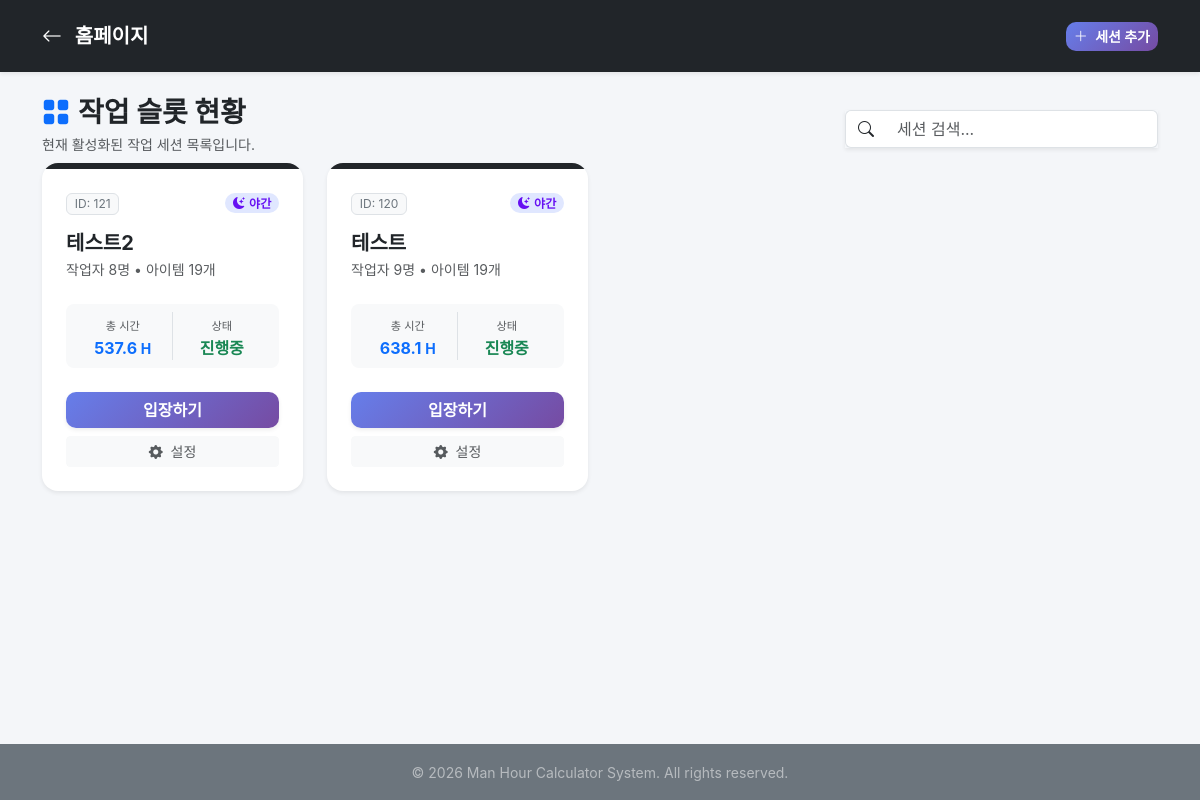
Page /sessions/ (signed in) on the earlier database version.
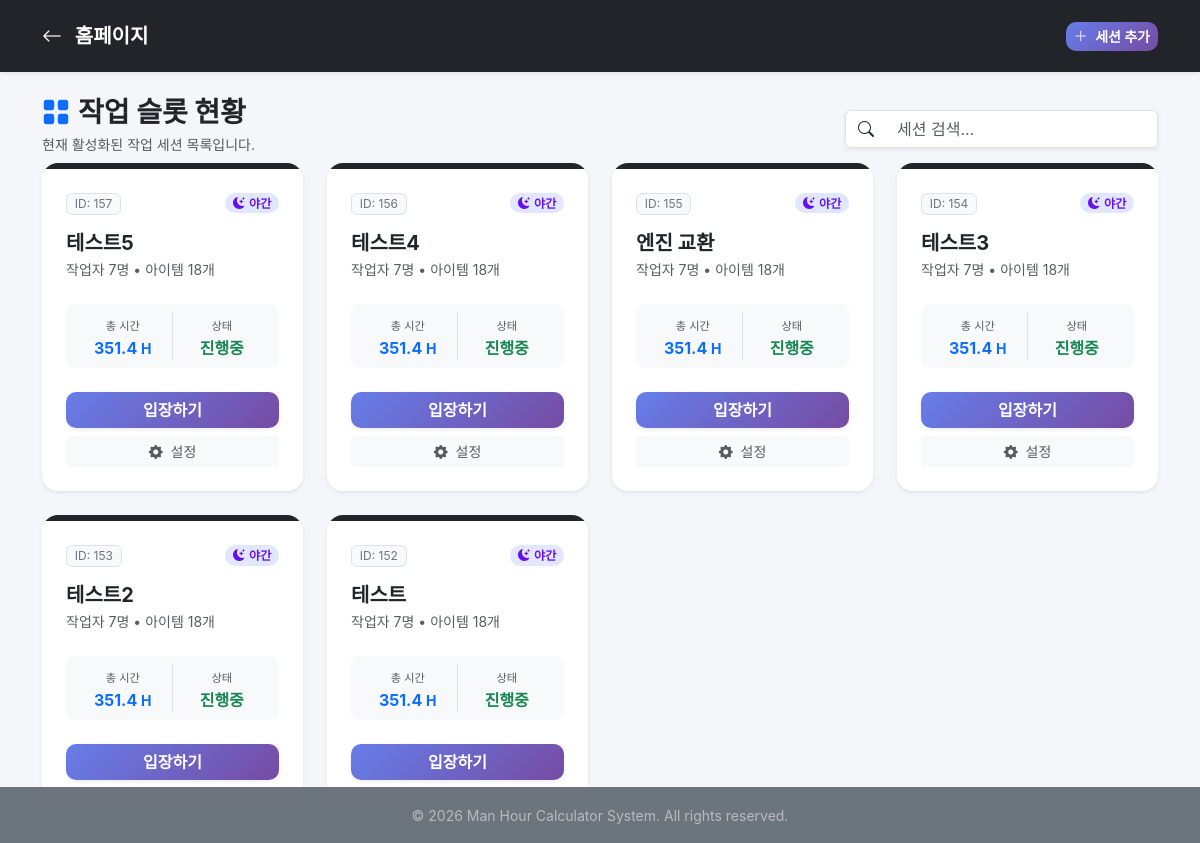
Same page on the later database version.
### manning/models.py (models this page shows, shortened)
class WorkSession(models.Model):
    SHIFT_DAY = "DAY"
    SHIFT_NIGHT = "NIGHT"
    SHIFT_CHOICES = [
        (SHIFT_DAY, "주간 (08:00 ~ 20:00)"),
        (SHIFT_NIGHT, "야간 (20:00 ~ 익일 08:00)"),
    ]
    name = models.CharField(max_length=100, verbose_name="세션 이름")
    created_at = models.DateTimeField(auto_now_add=True)
    is_active = models.BooleanField(default=True)
    shift_type = models.CharField(
        max_length=10,
        choices=SHIFT_CHOICES,
        default=SHIFT_DAY,
        verbose_name="근무 형태",
    )

### manning/views.py (the view)
# urls.py: path("sessions/", views.SessionListView.as_view(), name="session_list"),
class SessionListView(SimpleLoginRequiredMixin, ListView):
    model = WorkSession
    template_name = "manning/session_list.html"
    context_object_name = "active_sessions"
    def get_queryset(self):
        return (
            WorkSession.objects.filter(is_active=True)
            .annotate(
                worker_count=Count("worker", distinct=True),
                item_count=Count(
                    "workitem", filter=~Q(workitem__work_order="간비"), distinct=True
                ),
                total_mh=Coalesce(
                    Sum("workitem__work_mh", filter=~Q(workitem__work_order="간비")),
                    0.0,
                    output_field=FloatField(),
                ),
            )
            .order_by("-created_at")
        )
    def get_context_data(self, **kwargs):
        context = super().get_context_data(**kwargs)
        context["active_count"] = self.object_list.count()
        return context

### manning/views.py (called while the page is built)
    def dispatch(self, request, *args, **kwargs):
        if not request.session.get("is_authenticated"):
            return redirect("login")
        return super().dispatch(request, *args, **kwargs)

### manning/templates/manning/session_list.html (shortened to what this page needs)
{% extends 'manning/base/base.html' %}
{% load static %}
{% block navbar %}
<nav class="navbar navbar-expand-lg navbar-dark bg-dark sticky-top shadow-sm py-3 mb-4">
    <div class="container">
        <a class="navbar-brand fw-bold" href="{% url 'index' %}">
            <i class="bi bi-arrow-left me-2"></i> 홈페이지
        </a>
        <a href="{% url 'create_session' %}" class="btn btn-primary btn-sm fw-bold">
            <i class="bi bi-plus-lg me-1"></i> 세션 추가
        </a>
    </div>
</nav>
{% endblock navbar %}
{% block content %}
<div class="d-flex flex-column flex-md-row justify-content-between align-items-md-center gap-3">
    <div>
        <h3 class="fw-bold mb-1 text-dark"><i class="bi bi-grid-fill me-2 text-primary"></i>작업 슬롯 현황</h3>
        <p class="text-muted mb-2 small">현재 활성화된 작업 세션 목록입니다.</p>
    </div>
    <div class="d-flex gap-2">
        <div class="input-group shadow-sm">
            <span class="input-group-text bg-white border-end-0"><i class="bi bi-search"></i></span>
            <input type="text" class="form-control border-start-0" placeholder="세션 검색..." id="sessionSearch">
        </div>
    </div>
</div>
<div class="row g-4" id="sessionsGrid" data-aos="fade-up">
    {% for session in active_sessions %}
    <div class="col-12 col-md-6 col-lg-3 session-col">
        <div class="card h-100 border-0 shadow-sm card-hover">
            <div class="h-1 w-100 {% if session.shift_type == 'NIGHT' %}bg-dark{% else %}bg-warning{% endif %}" style="height: 6px;"></div>
            <div class="card-body p-4 d-flex flex-column">
                <div class="d-flex justify-content-between align-items-start mb-3">
                    <span class="badge bg-light text-secondary border fw-normal">ID: {{ session.id }}</span>
                    {% if session.shift_type == 'NIGHT' %}
                        <span class="badge bg-soft-indigo text-indigo rounded-pill"><i class="bi bi-moon-stars-fill me-1"></i>야간</span>
                    {% else %}
                        <span class="badge bg-soft-warning text-warning rounded-pill"><i class="bi bi-sun-fill me-1"></i>주간</span>
                    {% endif %}
                </div>
                <h5 class="card-title fw-bold mb-1 text-truncate">{{ session.name }}</h5>
                <p class="text-muted small mb-4">작업자 {{ session.worker_count }}명 • 아이템 {{ session.item_count }}개</p>
                <div class="d-flex justify-content-between bg-light p-2 rounded-3 mb-4">
                    <div class="text-center w-50 border-end">
                        <small class="text-muted" style="font-size: 0.7rem;">총 시간</small>
                        <div class="fw-bold text-primary">{{ session.total_mh|floatformat:1 }} <span class="small">H</span></div>
                    </div>
                    <div class="text-center w-50">
                        <small class="text-muted" style="font-size: 0.7rem;">상태</small>
                        <div class="fw-bold text-success">진행중</div>
                    </div>
                </div>
                <div class="mt-auto d-grid gap-2">
                    <a href="{% url 'result_view' session.id %}" class="btn btn-primary fw-bold shadow-sm">
                        입장하기
                    </a>
                    <a href="{% url 'edit_session' session.id %}" class="btn btn-light text-muted btn-sm">
                        <i class="bi bi-gear-fill me-1"></i> 설정
                    </a>
                </div>
            </div>
        </div>
    </div>
    {% endfor %}
</div>
{% endblock content %}

### manning/templates/manning/base/base.html (shortened to what this page needs)
{% load static %}
<!doctype html>
<html lang="ko">
    <head>
        <link
            rel="stylesheet"
            as="style"
            crossorigin
            href="https://cdn.jsdelivr.net/gh/orioncactus/pretendard@v1.3.8/dist/web/static/pretendard.css"
        />
        <link
            href="https://cdn.jsdelivr.net/npm/bootstrap@5.3.0/dist/css/bootstrap.min.css"
            rel="stylesheet"
        />
        <link
            rel="stylesheet"
            href="https://cdn.jsdelivr.net/npm/bootstrap-icons@1.10.5/font/bootstrap-icons.css"
        />
        <link
            href="https://unpkg.com/aos@2.3.1/dist/aos.css"
            rel="stylesheet"
        />
        <link rel="stylesheet" href="{% static 'css/base.css' %}" />
    </head>
    <body>
        {% block navbar %}{% endblock navbar %}
        <div class="container justify-content-center align-items-center">
            {% block content %} {% block video %}{% endblock video %} {% endblock content %}
        </div>
        {% block footer %}
        <footer
            class="text-center text-white py-3 mt-4 bg-secondary fixed-bottom"
        >
            <small class="opacity-50">
                &copy; 2026 Man Hour Calculator System. All rights reserved.
            </small>
        </footer>
        {% endblock footer %}
    </body>
</html>

### static/css/base.css (style rules this page uses)
body { font-family: "Pretendard", -apple-system, BlinkMacSystemFont, system-ui, Roboto, "Helvetica Neue", "Segoe UI", "Apple SD Gothic Neo", "Noto Sans KR", "Malgun Gothic", "Apple Color Emoji", "Segoe UI Emoji", "Segoe UI Symbol", sans-serif; background-color: #f4f6f9; color: #495057; padding-bottom: 60px; margin: 0; padding: 0; }
.card { border: none; border-radius: 16px; background: #ffffff; box-shadow: 0 4px 20px rgba(0, 0, 0, 0.03); transition: transform 0.3s ease, box-shadow 0.3s ease; overflow: hidden; }
.btn-primary { background: linear-gradient(135deg, #667eea 0%, #764ba2 100%); border: none; border-radius: 10px; font-weight: 600; color: #ffffff; transition: all 0.2s ease; }
.bg-soft-indigo { background-color: rgba(102, 16, 242, 0.1); color: #6610f2; }
.text-indigo { color: #6610f2 !important; }

### manning/templates/manning/session_list.html (style rules this page uses)
.bg-soft-indigo { background-color: #e0e7ff; }
.text-indigo { color: #4338ca; }

Differences in the rows shown:
no longer on this page (row edited): WorkSession: id "121", shift_type "NIGHT" (drawn), name "테스트2", worker_count "8", item_count "19", total_mh "537.6"
no longer on this page (row edited): WorkSession: id "120", shift_type "NIGHT" (drawn), name "테스트", worker_count "9", item_count "19", total_mh "638.1"
added WorkSession: id "157", shift_type "NIGHT" (drawn), name "테스트5", worker_count "7", item_count "18", total_mh "351.4"
added WorkSession: id "156", shift_type "NIGHT" (drawn), name "테스트4", worker_count "7", item_count "18", total_mh "351.4"
added WorkSession: id "155", shift_type "NIGHT" (drawn), name "엔진 교환", worker_count "7", item_count "18", total_mh "351.4"
added WorkSession: id "154", shift_type "NIGHT" (drawn), name "테스트3", worker_count "7", item_count "18", total_mh "351.4"
added WorkSession: id "153", shift_type "NIGHT" (drawn), name "테스트2", worker_count "7", item_count "18", total_mh "351.4"
added WorkSession: id "152", shift_type "NIGHT" (drawn), name "테스트", worker_count "7", item_count "18", total_mh "351.4"
